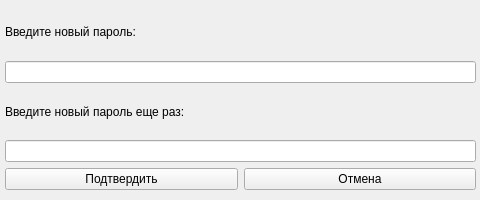
<?xml version="1.0" encoding="UTF-8"?>
<ui version="4.0">
 <class>change_pass_form</class>
 <widget class="QWidget" name="change_pass_form">
  <property name="geometry">
   <rect>
    <x>0</x>
    <y>0</y>
    <width>480</width>
    <height>200</height>
   </rect>
  </property>
  <property name="windowTitle">
   <string>Form</string>
  </property>
  <widget class="QWidget" name="verticalLayoutWidget">
   <property name="geometry">
    <rect>
     <x>5</x>
     <y>9</y>
     <width>471</width>
     <height>181</height>
    </rect>
   </property>
   <layout class="QVBoxLayout" name="verticalLayout">
    <item>
     <widget class="QLabel" name="change_pass_label">
      <property name="text">
       <string>Введите новый пароль:</string>
      </property>
     </widget>
    </item>
    <item>
     <widget class="QLineEdit" name="change_pass_lineEdit"/>
    </item>
    <item>
     <widget class="QLabel" name="change_pass_2_label">
      <property name="text">
       <string>Введите новый пароль еще раз:</string>
      </property>
     </widget>
    </item>
    <item>
     <widget class="QLineEdit" name="change_pass_2_lineEdit"/>
    </item>
    <item>
     <layout class="QHBoxLayout" name="horizontalLayout_2">
      <item>
       <widget class="QPushButton" name="confirm_pushbutton">
        <property name="text">
         <string>Подтвердить</string>
        </property>
       </widget>
      </item>
      <item>
       <widget class="QPushButton" name="cancel_pushbutton">
        <property name="text">
         <string>Отмена</string>
        </property>
       </widget>
      </item>
     </layout>
    </item>
   </layout>
  </widget>
 </widget>
 <resources/>
 <connections/>
</ui>
